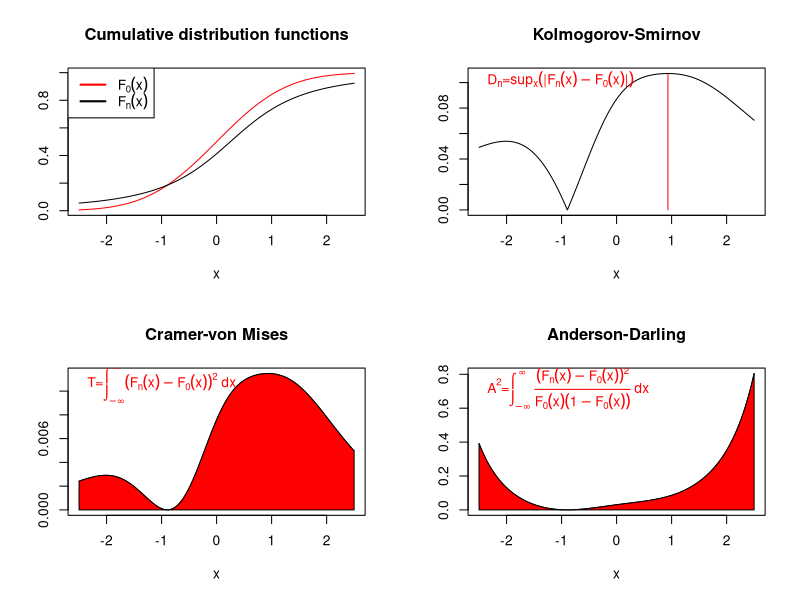

Here is the R script that generated this plot:
pdf("diststatistic.pdf", width=10, height = 7)
x <- seq(-2.5, 2.5, by=0.001)
f1 <- pnorm(x)
f2 <- pt(x-0.25, 2)
par(mfrow=c(2,2))
plot(x, f1, type="l", ylab="", main="Cumulative distribution functions", col="red")
lines(x, f2)
legend("topleft", c(expression(F[0](x)),expression(F[n](x))), col=c("red", "black"), lwd=2)
#
dn <- abs(f1-f2)
plot(x, dn, type="l", ylab="", main="Kolmogorov-Smirnov")
dnx <- which(max(dn)==dn)
for (i in 1:length(dnx)) {
  lines(c(x[dnx[i]], x[dnx[i]]), c(0, dn[dnx[i]]), col="red")
}
text(x[1], 0.1, expression(paste(D[n], "=", sup[x](paste("|", F[n](x)-F[0](x), "|")))), col="red", pos=4)

#
cvm <- (f1-f2)^2
plot(x, cvm, type="l",  main="Cramer-von Mises", ylab="")
polygon(c(min(x), x, max(x)), c(0, cvm, 0), col="red")
text(x[1], 0.01,  expression(paste("T=", integral((F[n](x)-F[0](x))^2, -infinity, infinity), " dx")), col="red", pos=4)

ad <- (f1-f2)^2/(f1*(1-f1))
plot(x, ad, type="l", main="Anderson-Darling", ylab="")
polygon(c(min(x), x, max(x)), c(0, ad, 0), col="red")
text(x[1], 0.675,  expression(paste(A^2, "=", integral(paste(" ", frac((F[n](x)-F[0](x))^2, F[0](x)(1-F[0](x)))), -infinity, infinity), " dx")), col="red", pos=4)
dev.off()